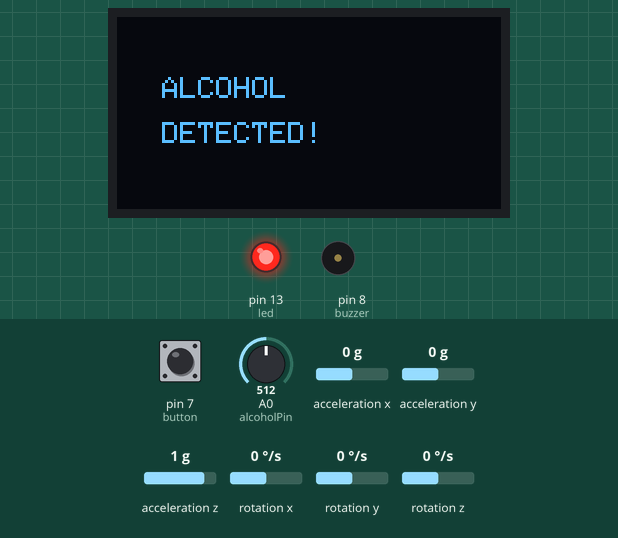
Recording of a sketch running on a simulated Arduino Uno, built with avr-gcc and run on an emulated ATmega328P. Parts: 128×64 one-colour display, output pins drawn as LEDs (lit = HIGH), buzzer (waves = sounding, pin HIGH). Inputs (shaded band) come from the test bench; at power-on: rotation x 0 °/s, pin 7 (button) HIGH, A0 (alcoholPin) = 512, acceleration x 0 g, acceleration y 0 g, acceleration z 1 g, rotation y 0 °/s, rotation z 0 °/s.

Above: at 3.2 s.
3.3 s: rotation x set to -58 °/s
4.8 s: rotation x set to -68 °/s
At 5.6 s:
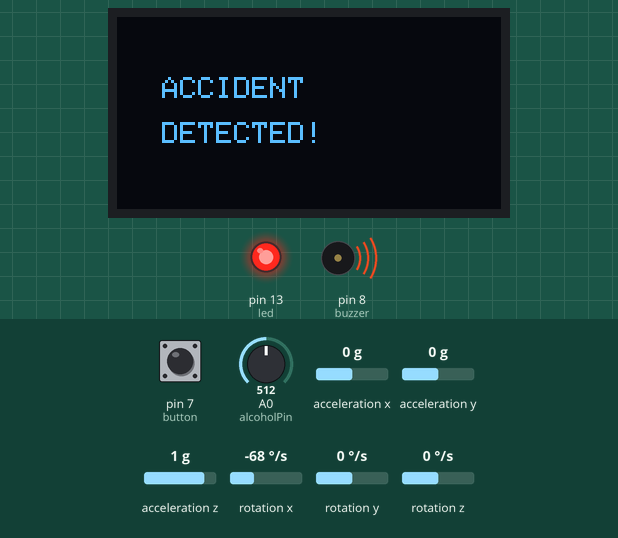
6.3 s: pin 7 (button) pulled LOW for 0.15 s
At 7.6 s:
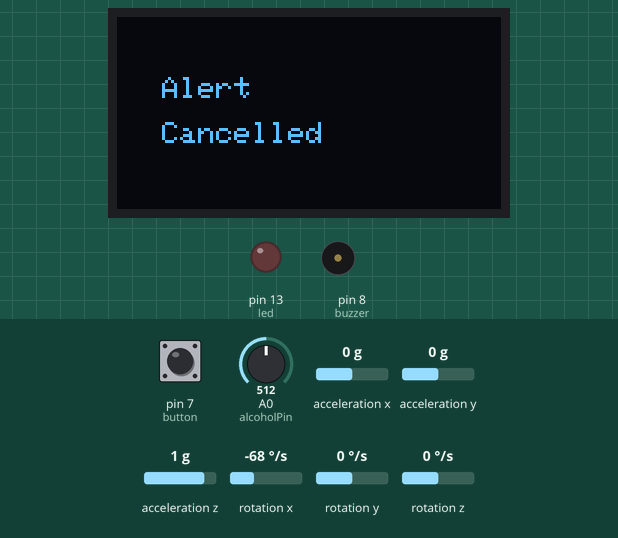
9.4 s: pin 7 (button) pulled LOW for 1 s
At 11.03 s:
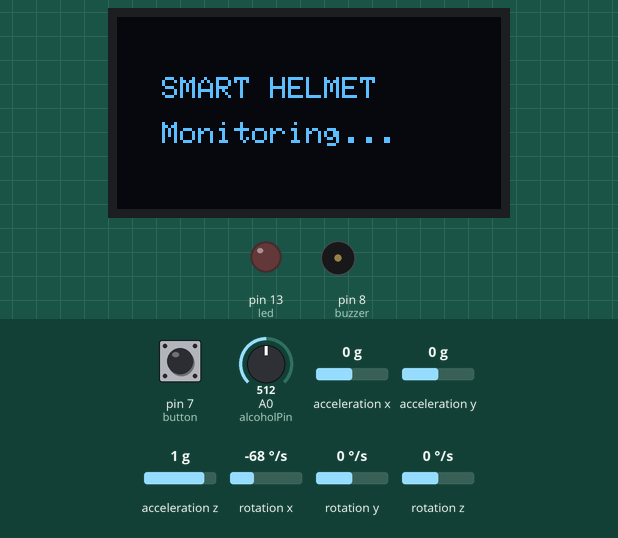
12.5 s: rotation x set to -9 °/s
14.0 s: rotation x set to -6 °/s
At 14.6 s:
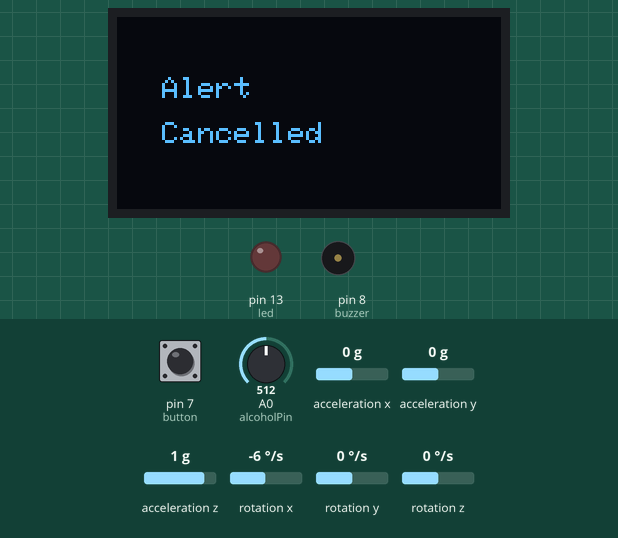
Timing chart, 0 to 17.0 s (numbered marks = the images above; inputs shaded):
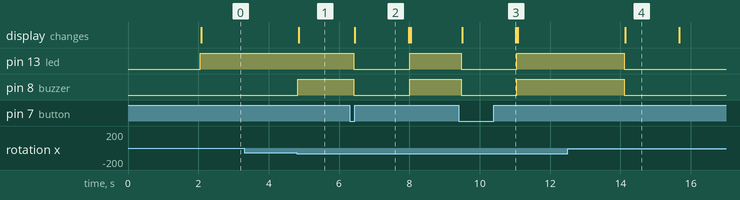

The sketch:

sketch.ino
```cpp
#include <Wire.h>
#include <Adafruit_GFX.h>
#include <Adafruit_SSD1306.h>
#include <MPU6050.h>

#define SCREEN_WIDTH 128
#define SCREEN_HEIGHT 64

Adafruit_SSD1306 display(SCREEN_WIDTH, SCREEN_HEIGHT, &Wire, -1);
MPU6050 mpu;

const int buzzer = 8;
const int button = 7;
const int led = 13;
const int alcoholPin = A0;

bool accidentDetected = false;
bool alcoholCancelled = false;

bool lastButtonState = HIGH;

void showMessage(String line1, String line2) {

  display.clearDisplay();
  display.setTextSize(1);
  display.setTextColor(WHITE);

  display.setCursor(15, 20);
  display.println(line1);

  display.setCursor(15, 35);
  display.println(line2);

  display.display();
}

void setup() {

  Serial.begin(9600);

  pinMode(buzzer, OUTPUT);
  pinMode(led, OUTPUT);
  pinMode(button, INPUT_PULLUP);

  Wire.begin();
  mpu.initialize();

  display.begin(SSD1306_SWITCHCAPVCC, 0x3C);

  showMessage("SMART HELMET", "Monitoring...");
  delay(2000);
}

void loop() {

  // ---------- BUTTON ----------
  bool currentButtonState = digitalRead(button);

  if (lastButtonState == HIGH && currentButtonState == LOW) {

    accidentDetected = false;
    alcoholCancelled = true;

    digitalWrite(buzzer, LOW);
    digitalWrite(led, LOW);

    showMessage("Alert", "Cancelled");
    delay(1500);

    showMessage("SMART HELMET", "Monitoring...");
  }

  lastButtonState = currentButtonState;

  // ---------- ALCOHOL ----------
  int alcoholValue = analogRead(alcoholPin);

  if (alcoholValue < 400) {
    alcoholCancelled = false;
  }

  if (alcoholValue > 500 && !alcoholCancelled && !accidentDetected) {

    digitalWrite(led, HIGH);

    showMessage("ALCOHOL", "DETECTED!");
  }
  else if (!accidentDetected) {

    digitalWrite(led, LOW);

    showMessage("SMART HELMET", "Monitoring...");
  }

  // ---------- MPU ----------
  int16_t gx, gy, gz;
  mpu.getRotation(&gx, &gy, &gz);

  // Detect accident
  if ((abs(gx) > 8000 || abs(gy) > 8000) && !accidentDetected) {

    accidentDetected = true;

    digitalWrite(buzzer, HIGH);
    digitalWrite(led, HIGH);

    showMessage("ACCIDENT", "DETECTED!");
  }

  // ---------- KEEP ALERT ACTIVE ----------
  if (accidentDetected) {

    digitalWrite(buzzer, HIGH);
    digitalWrite(led, HIGH);

    showMessage("ACCIDENT", "DETECTED!");

    // AUTO CANCEL when MPU returns normal
    if (abs(gx) < 1000 && abs(gy) < 1000) {

      accidentDetected = false;

      digitalWrite(buzzer, LOW);
      digitalWrite(led, LOW);

      showMessage("Alert", "Cancelled");
      delay(1500);

      showMessage("SMART HELMET", "Monitoring...");
    }
  }

  delay(100);
}
```

Measured:
- the behaviour switches between -61 and -62 °/s on rotation x (found by bisection; images 0 and 1)
- the behaviour switches between -8 and -7 °/s on rotation x (found by bisection; images 3 and 4)
- after the input at 3.3 s, every drawn part: stays the same
- after the input at 4.8 s, pin 8 (buzzer): LOW → HIGH at once; the display: changes after 0.06 s (image 1)
- after the input at 6.3 s, pin 13 (led), pin 8 (buzzer): HIGH → LOW after 0.12 s, → HIGH 1.6 s later; the display: changes after 0.15 s (image 2)
- after the input at 9.4 s, pin 13 (led), pin 8 (buzzer): HIGH → LOW after 0.07 s, → HIGH 1.6 s later; the display: first changes after 0.10 s (image 3 shows a later state)
- after the input at 12.5 s, every drawn part: stays the same
- after the input at 14.0 s, pin 13 (led), pin 8 (buzzer): HIGH → LOW after 0.11 s; the display: changes after 0.14 s (image 4)
- what the display in image 4 shows lasts 1.6 s, from 14.1 s to 15.7 s
